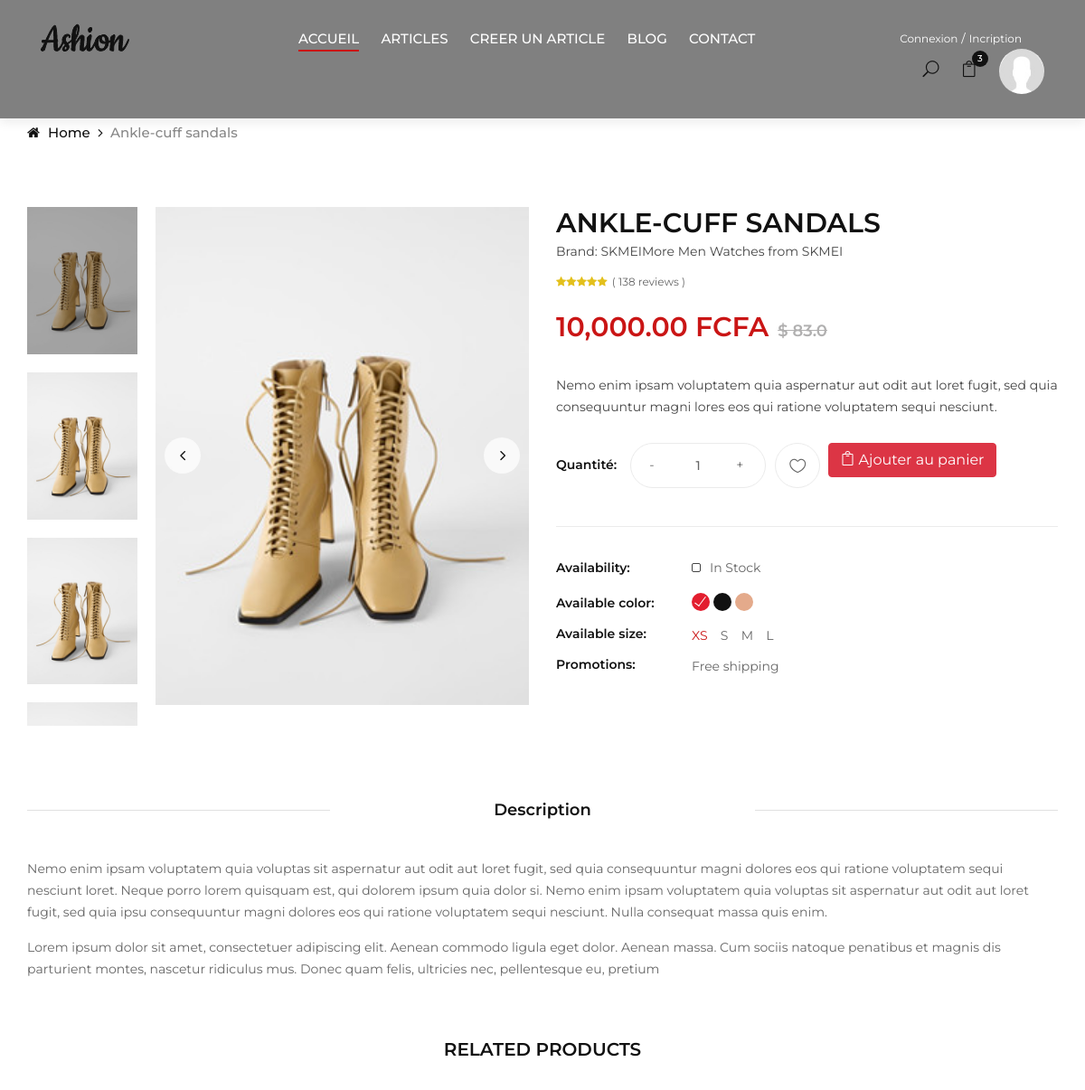
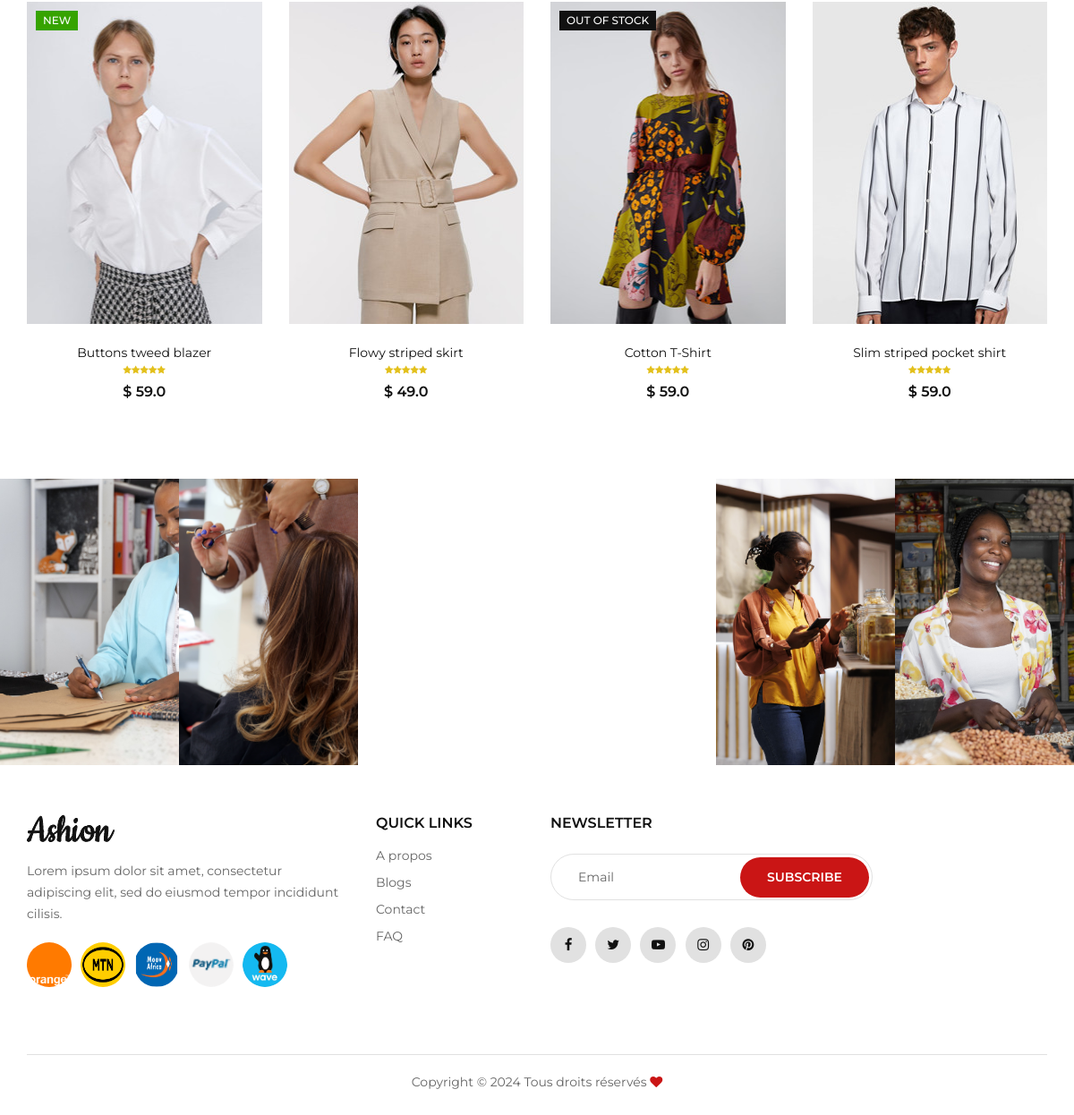
Page /show.php?id=38 on the committed database (2 pictures, top to bottom).
### tables this page shows
CREATE TABLE `article` (
  `id` int(11) NOT NULL,
  `category_id` int(11) DEFAULT NULL,
  `title` varchar(50) NOT NULL,
  `subtitle` varchar(50) NOT NULL,
  `stock` int(100) NOT NULL,
  `description` text NOT NULL,
  `image` longtext DEFAULT NULL,
  `prix` int(255) NOT NULL
);

### show.php (the view, shortened to what this page needs)
<?php
    require "config.php";
    $id = $_GET['id'];
    $recupProduct = $bdd->prepare("SELECT * FROM article WHERE id = ?");
    $recupProduct->execute(array($id));
    $article = $recupProduct->fetch();
?>
<!DOCTYPE html>
<html lang="fr">
<head>
    <link rel="stylesheet" href="css/bootstrap.min.css" type="text/css">
    <link rel="stylesheet" href="css/font-awesome.min.css" type="text/css">
    <link rel="stylesheet" href="css/elegant-icons.css" type="text/css">
    <link rel="stylesheet" href="css/jquery-ui.min.css" type="text/css">
    <link rel="stylesheet" href="css/magnific-popup.css" type="text/css">
    <link rel="stylesheet" href="css/owl.carousel.min.css" type="text/css">
    <link rel="stylesheet" href="css/slicknav.min.css" type="text/css">
    <link rel="stylesheet" href="css/style.css" type="text/css">
</head>
  <body>
  <?php include "base/header.php"; ?>
    <div class="breadcrumb-option" style="margin-top:100px">
        <div class="container">
            <div class="row">
                <div class="col-lg-12">
                    <div class="breadcrumb__links">
                        <a href="./index.html"><i class="fa fa-home"></i> Home</a>
                        <span><?= $article['title']; ?></span>
                    </div>
                </div>
            </div>
        </div>
    </div>
    <section class="product-details spad">
        <div class="container">
            <div class="row">
                <div class="col-lg-6">
                    <div class="product__details__pic">
                        <div class="product__details__pic__left product__thumb nice-scroll">
                            <a class="pt active" href="#product-1">
                                <img src="avatars/<?php echo $article['image']; ?>" alt="">
                            </a>
                            <a class="pt" href="#product-2">
                                <img src="avatars/<?php echo $article['image']; ?>" alt="">
                            </a>
                            <a class="pt" href="#product-3">
                                <img src="avatars/<?php echo $article['image']; ?>" alt="">
                            </a>
                            <a class="pt" href="#product-4">
                                <img src="avatars/<?php echo $article['image']; ?>" alt="">
                            </a>
                        </div>
                        <div class="product__details__slider__content">
                            <div class="product__details__pic__slider owl-carousel">
                                <img data-hash="product-1" class="product__big__img" src="avatars/<?php echo $article['image']; ?>" alt="">
                            </div>
                        </div>
                    </div>
                </div>
                <div class="col-lg-6">
                    <div class="product__details__text">
                        <h3><?= $article['title']; ?> <span>Brand: SKMEIMore Men Watches from SKMEI</span></h3>
                        <div class="rating">
                            <i class="fa fa-star"></i>
                            <i class="fa fa-star"></i>
                            <i class="fa fa-star"></i>
                            <i class="fa fa-star"></i>
                            <i class="fa fa-star"></i>
                            <span>( 138 reviews )</span>
                        </div>
                        <div class="product__details__price"><?= number_format($article['prix'],2) ; ?> FCFA<span>$ 83.0</span></div>
                        <p>Nemo enim ipsam voluptatem quia aspernatur aut odit aut loret fugit, sed quia consequuntur
                        magni lores eos qui ratione voluptatem sequi nesciunt.</p>
                    <form id="form" action="" method="post">
                        <div class="product__details__button">
                            <div class="quantity">
                                <span>Quantité:</span>
                                <div class="pro-qty">
                                    <input type="text" value="1" name="quantity">
                                </div>
                            </div>
                                <button class="btn btn-danger" type="submit" name="ajout"><span class="icon_bag_alt"></span> Ajouter au panier</button>
                            <ul>
                                <li><a href="#"><span class="icon_heart_alt"></span></a></li>
                            </ul>
                        </div>
                    </form>
                        <div class="product__details__widget">
                            <ul>
                                <li>
                                    <span>Availability:</span>
                                    <div class="stock__checkbox">
                                        <label for="stockin">
                                            In Stock
                                            <span class="checkmark"></span>
                                        </label>
                                    </div>
                                </li>
                                <li>
                                    <span>Available color:</span>
                                    <div class="color__checkbox">
                                        <label for="red">
                                            <span class="checkmark"></span>
                                        </label>
                                        <label for="black">
                                            <span class="checkmark black-bg"></span>
                                        </label>
                                        <label for="grey">
                                            <span class="checkmark grey-bg"></span>
                                        </label>
                                    </div>
                                </li>
                                <li>
                                    <span>Available size:</span>
                                    <div class="size__btn">
                                        <label for="xs-btn" class="active">
                                            xs
                                        </label>
                                        <label for="s-btn">
                                            s
                                        </label>
                                        <label for="m-btn">
                                            m
                                        </label>
                                        <label for="l-btn">
                                            l
                                        </label>
                                    </div>
                                </li>
                                <li>
                                    <span>Promotions:</span>
                                    <p>Free shipping</p>
                                </li>
                            </ul>
                        </div>
                    </div>
                </div>
                <div class="col-lg-12">
                    <div class="product__details__tab">
                        <ul class="nav nav-tabs" role="tablist">
                            <li class="nav-item">
                                <a class="nav-link active" data-toggle="tab" href="#tabs-1" role="tab">Description</a>
                            </li>
                        </ul>
                        <div class="tab-content">
                            <div class="tab-pane active" id="tabs-1" role="tabpanel">
                                <p>Nemo enim ipsam voluptatem quia voluptas sit aspernatur aut odit aut loret fugit, sed
                                    quia consequuntur magni dolores eos qui ratione voluptatem sequi nesciunt loret.
                                    Neque porro lorem quisquam est, qui dolorem ipsum quia dolor si. Nemo enim ipsam
                                    voluptatem quia voluptas sit aspernatur aut odit aut loret fugit, sed quia ipsu
                                    consequuntur magni dolores eos qui ratione voluptatem sequi nesciunt. Nulla
                                consequat massa quis enim.</p>
                                <p>Lorem ipsum dolor sit amet, consectetuer adipiscing elit. Aenean commodo ligula eget
                                    dolor. Aenean massa. Cum sociis natoque penatibus et magnis dis parturient montes,
                                    nascetur ridiculus mus. Donec quam felis, ultricies nec, pellentesque eu, pretium
                            </div>
                        </div>
                    </div>
                </div>
            </div>
            <div class="row">
                <div class="col-lg-12 text-center">
                    <div class="related__title">
                        <h5>RELATED PRODUCTS</h5>
                    </div>
                </div>
                <div class="col-lg-3 col-md-4 col-sm-6">
                    <div class="product__item">
                        <div class="product__item__pic set-bg" data-setbg="img/product/related/rp-1.jpg">
                            <div class="label new">New</div>
                            <ul class="product__hover">
                            </ul>
                        </div>
                        <div class="product__item__text">
                            <h6><a href="#">Buttons tweed blazer</a></h6>
                            <div class="rating">
                                <i class="fa fa-star"></i>
                                <i class="fa fa-star"></i>
                                <i class="fa fa-star"></i>
                                <i class="fa fa-star"></i>
                                <i class="fa fa-star"></i>
                            </div>
                            <div class="product__price">$ 59.0</div>
                        </div>
                    </div>
                </div>
                <div class="col-lg-3 col-md-4 col-sm-6">
                    <div class="product__item">
                        <div class="product__item__pic set-bg" data-setbg="/img/product/related/rp-2.jpg">
                            <ul class="product__hover">
                            </ul>
                        </div>
                        <div class="product__item__text">
                            <h6><a href="#">Flowy striped skirt</a></h6>
                            <div class="rating">
                                <i class="fa fa-star"></i>
                                <i class="fa fa-star"></i>
                                <i class="fa fa-star"></i>
                                <i class="fa fa-star"></i>
                                <i class="fa fa-star"></i>
                            </div>
                            <div class="product__price">$ 49.0</div>
                        </div>
                    </div>
                </div>
                <div class="col-lg-3 col-md-4 col-sm-6">
                    <div class="product__item">
                        <div class="product__item__pic set-bg" data-setbg="img/product/related/rp-3.jpg">
                            <div class="label stockout">out of stock</div>
                            <ul class="product__hover">
                            </ul>
                        </div>
                        <div class="product__item__text">
                            <h6><a href="#">Cotton T-Shirt</a></h6>
                            <div class="rating">
                                <i class="fa fa-star"></i>
                                <i class="fa fa-star"></i>
                                <i class="fa fa-star"></i>
                                <i class="fa fa-star"></i>
                                <i class="fa fa-star"></i>
                            </div>
                            <div class="product__price">$ 59.0</div>
                        </div>
                    </div>
                </div>
                <div class="col-lg-3 col-md-4 col-sm-6">
                    <div class="product__item">
                        <div class="product__item__pic set-bg" data-setbg="img/product/related/rp-4.jpg">
                            <ul class="product__hover">
                            </ul>
                        </div>
                        <div class="product__item__text">
                            <h6><a href="#">Slim striped pocket shirt</a></h6>
                            <div class="rating">
                                <i class="fa fa-star"></i>
                                <i class="fa fa-star"></i>
                                <i class="fa fa-star"></i>
                                <i class="fa fa-star"></i>
                                <i class="fa fa-star"></i>
                            </div>
                            <div class="product__price">$ 59.0</div>
                        </div>
                    </div>
                </div>
            </div>
        </div>
    </section>
    <?php include "base/footer.php" ?>
  </body>
</html>

### rows in the picture
article: title "Ankle-cuff sandals", image (picture), title "ANKLE-CUFF SANDALS", prix "10,000.00"

### other values in the picture
count($c) "3"
